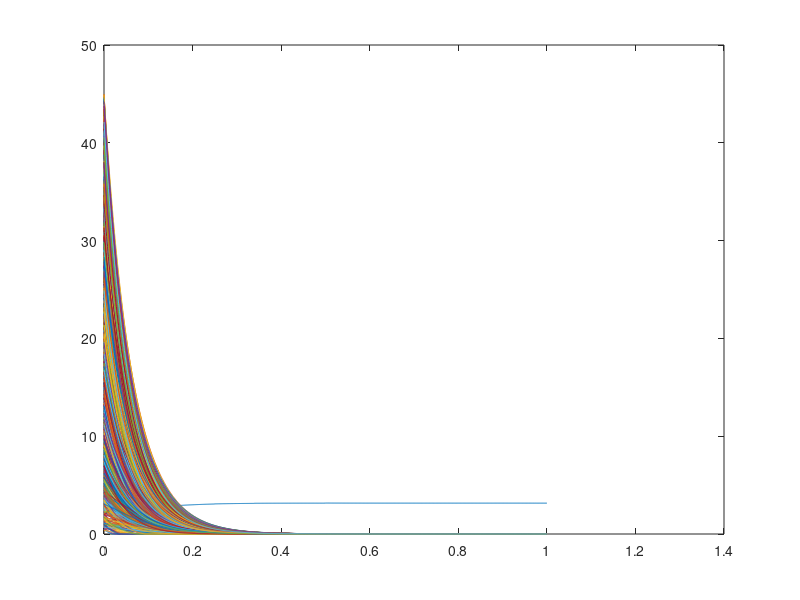
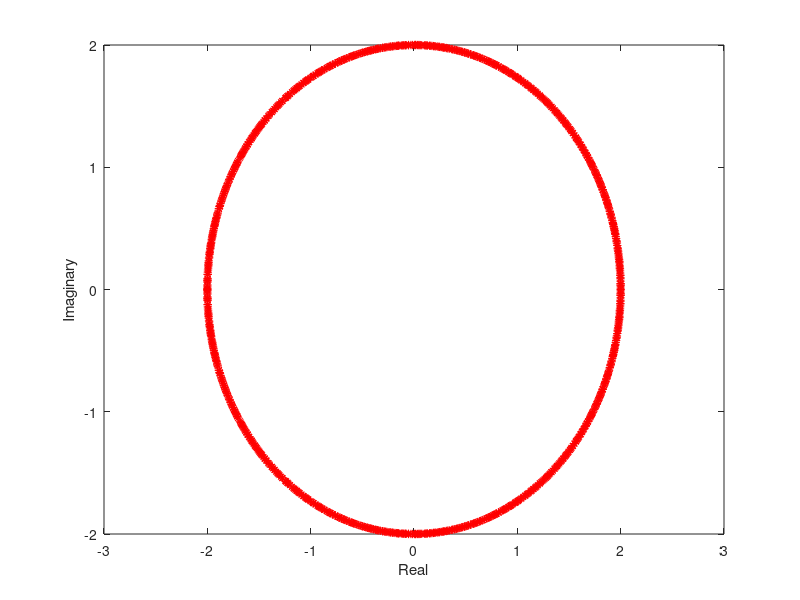

MATLAB code to generate these figures, in order:
%% Random Symmetric Matrix 

%Choose V as the maximum principal component of Js
%%************************************************************************

function [re_o] = Delay

% Parameters:
N = 1000; % network size;
   
%Initializations
Re = 45*rand(N,1); %Initial Rates

%External Input in Hz
S_t = zeros(N,1);
S_t(5) = 20;
S_t(20) = 20;
S_t(50) = 20;
S_t(500) = 20;
S_t(250) = 20;
S_t(340) = 20;% one current injection at the beginning
So = 100; % Constant background Input
So = zeros(N,1) + So;
Input = So + S_t; %Input current includes background and transient
epsilon = 0.5;
Sigma = randn(N,1)*epsilon^1/2; % External noise
V = zeros(N,1); %Input connectivity 
V(1) = 1;


%Connectivity (Sparse and Random. Weights follow a normal distribution and
%are scaled 1/n)
meanw = 0; 
variancew = 4;%0.999/4*N;
d = 0.10;
We  = orth(randn (N,N))*(variancew^1/2) + meanw;

%Training
dt = 0.001; % Integration step size
L = size(Input,1); %length of integration = lenght of the input
Rates = zeros(N,L);  % Initialize matrix that stores history of the rates
t(1) = 0; %time variable
Re(:,1) = Re;

for n = 1:L
 
   tau_m = 0.060; %membrane time constant
   alpha = 1/tau_m; %leak parameter
 
   
 % Network activation

  h(:,n) = We*Re(:,n) + V*(Input (n)) + Sigma(n); %Input one neuron(External input and recurrent connectivity)
% h(:,n) = sigmf(h(:,n),[2 4]); %Non linear transfer function 
  
    t(n+1) = t(n) + dt; %Time variable with step size dt
   Re(:,n+1) = Re(:,n) - dt*(alpha*(Re(:,n)-h(:,n)*sqrt(dt)));  
    Re(Re < 0) = 0; %Rates are always positive
   
   
end

re_o = Re(:,L); %Save the value of the rates at the last time point - approaches steadystate

figure(1)
plot(t,Re)

   evalues = eig(We);    % Get the eigenvalues of effective connectivity matrix

   figure(2) %   Plot real and imaginary parts
     plot(real(evalues),imag(evalues),'r*') 
     xlabel('Real')
     ylabel('Imaginary')
     
    
end